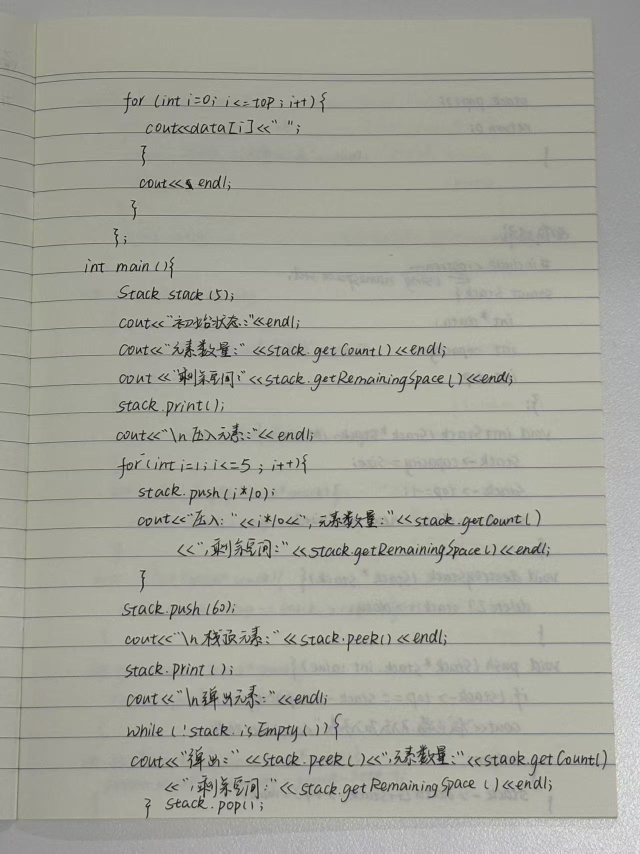
#> input picture 1.jpg, 1280 x 1707 px, found by its file name (shown at 1/2 size); its folder holds only this picture in this run
$ python PaddleOCR.py
#> lines starting #> are read from the running program, lines starting #| are printed output that depends on the picture; after the words box and inside, x2 and y2 are one past the last pixel; in counts of white or black regions, pixels touching at a corner belong together
from paddleocr import PaddleOCR
import json
import cv2
import numpy as np
import os

class OCR:
    def __init__(self,file_path, cpp_output_path="./results/cpp/output.cpp", json_output_path="./results/ocr/res.json"):
        processed_image_path = self.preprocessed_image(file_path)

        ocr = PaddleOCR(
            text_detection_model_name="PP-OCRv5_server_det",
            text_recognition_model_name="PP-OCRv5_server_rec",
            use_doc_orientation_classify=False,
            use_doc_unwarping=False,
            use_textline_orientation=False,
            # text_rec_score_thresh=0.7,
        )

        output = ocr.predict(processed_image_path)
        output_dir = os.path.dirname(json_output_path)
        if not os.path.exists(output_dir):
            os.makedirs(output_dir)
        for res in output:
            res.save_to_json(json_output_path)

        cpp_output_dir = os.path.dirname(cpp_output_path)
        if not os.path.exists(cpp_output_dir):
            os.makedirs(cpp_output_dir)

        self.generate_cpp_file(json_output_path, cpp_output_path)

    def preprocessed_image(self, image_path):
#> called with image_path = 'C:\\Users\\17665\\Desktop\\1.jpg'
        img = cv2.imread(image_path)
#> img is the input picture: shape (1707, 1280, 3); mean B, G, R 153.8, 163.8, 163.3
        image_name = os.path.splitext(os.path.basename(image_path))[0]

        # [8 lines of commented-out code are left out]

        gray = cv2.cvtColor(img, cv2.COLOR_BGR2GRAY)
        def apply_preprocessing_denoise_only(image):
            """
            方法：仅去噪 + Otsu 二值化
            """
            denoised = cv2.fastNlMeansDenoising(image, None, 10, 7, 21)
            _, binary = cv2.threshold(denoised, 0, 255, cv2.THRESH_BINARY + cv2.THRESH_OTSU)
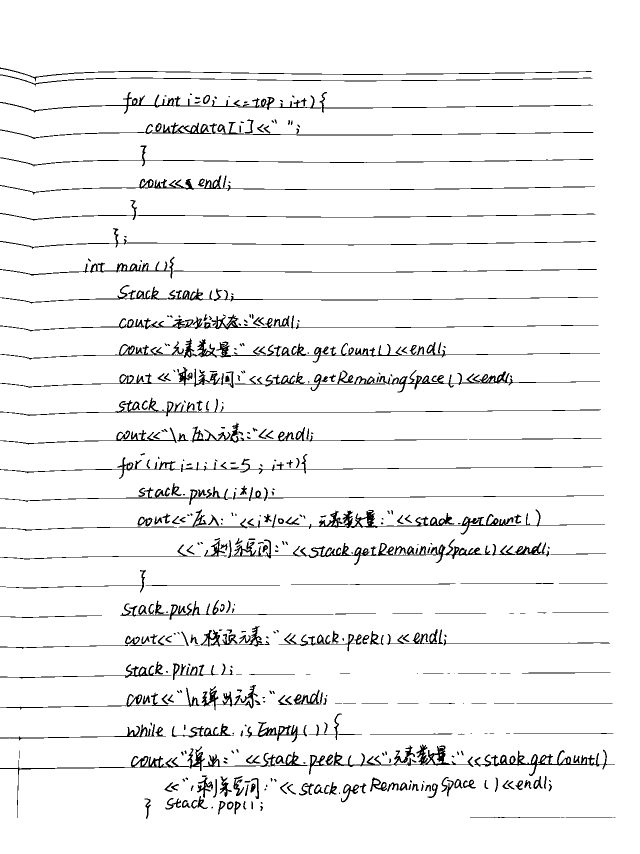
#> binary: shape (1707, 1280) (shown at 1/2 size); 94.9% white; black in thin lines or dots, all inside (x1, y1, x2, y2) = (0, 135, 1232, 1638)
            return binary
        final_result = apply_preprocessing_denoise_only(gray)

        def post_process(binary_img, apply_morphology=True):
            if apply_morphology:
                kernel = cv2.getStructuringElement(cv2.MORPH_RECT, (1, 1))
                cleaned = cv2.morphologyEx(binary_img, cv2.MORPH_OPEN, kernel)
                return cleaned
            return binary_img

        final_result = post_process(final_result, apply_morphology=True)

        output_dir = "./results/preprocessing_results"
        if not os.path.exists(output_dir):
            os.makedirs(output_dir)

        output_filename = f"{image_name}.jpg"
        processed_image_path = os.path.join(output_dir, output_filename)
        cv2.imwrite(processed_image_path, final_result)

        return processed_image_path

    def generate_cpp_file(self, json_path, cpp_output_path):
        with open(json_path, 'r', encoding='utf-8') as f:
            data = json.load(f)

        rec_texts = data.get("rec_texts", [])

        with open(cpp_output_path, 'w', encoding='utf-8') as f:
            for line in rec_texts:
                f.write(line + "\n")

if __name__ == '__main__':
#> (the run stopped early here; a loop or call above may not have finished)
